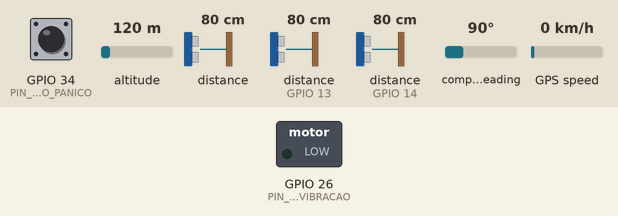
Recording of a sketch running on a simulated ESP32. Shown: switched loads named in the sketch (green lamp = pin HIGH). Wiring (inferred from the names in the program): 2 × ultrasonic range finder: trigger GPIO 12, echo GPIO 13 / trigger GPIO 27, echo GPIO 14. Dashed ring = blinking. Inputs (shaded band) come from the test bench; at power-on: distance to the obstacle 80 cm, distance to the obstacle (sensors on GPIO 13, GPIO 14) 80 cm, GPIO 34 (PIN_BOTAO_PANICO) LOW, altitude 120 m, compass heading 90°, GPS speed 0 km/h. The echo pulse lasts 58.3 µs per cm; the GPS gets a fix after 3 s at 37.7749, -122.4194 with 8 satellites; nothing arrives over Bluetooth unless stated; pins used as bus, display or sensor lines are not drawn; what the sketch prints to the serial monitor is not drawn.

Above: at 1.6 s.
1.7 s: distance to the obstacle (sensor 0) set to 62 cm
3.2 s: distance to the obstacle (sensor 0) set to 56 cm
At 3.28 s:
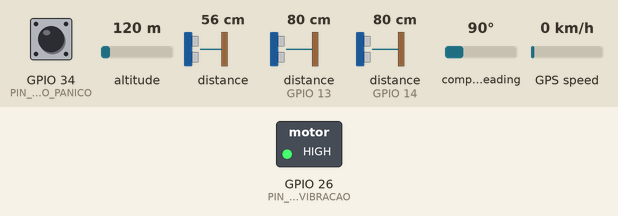
6.7 s: distance to the obstacle (sensor 0) set to 6 cm
10.2 s: distance to the obstacle (sensor 0) set to 3 cm
At 10.5 s:
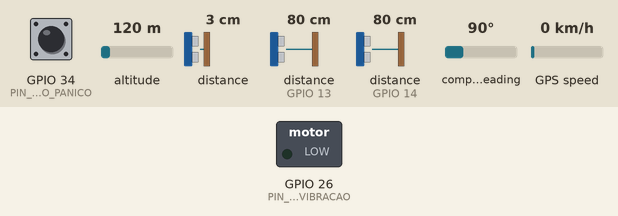
11.7 s: distance to the obstacle (sensor on GPIO 13) set to 27 cm
13.2 s: distance to the obstacle (sensor on GPIO 13) set to 23 cm
At 14.0 s:
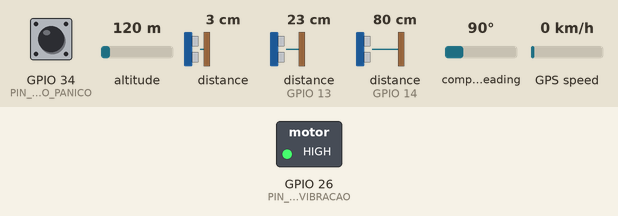
Timing chart, 0 to 15.7 s (numbered marks = the images above; inputs shaded):
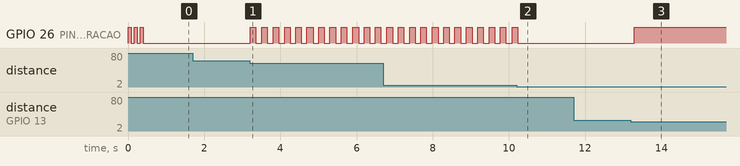

The sketch:

pathfinder.ino
```cpp
/* * PROJETO BYTESIGHT - DISPOSITIVO HÁPTICO DE ASSISTÊNCIA (VERSÃO MANOPLA)
 * * Descrição:
 * Este firmware controla um dispositivo vestível baseado no microcontrolador ESP32,
 * destinado a auxiliar na navegação espacial de pessoas com deficiência visual.
 * O sistema integra sensores de distância (Laser e Ultrassom) para detecção de obstáculos
 * e um módulo GPS para geolocalização em situações de emergência.
 * * Hardware:
 * - Microcontrolador: ESP32 DevKit V1
 * - Sensor Frontal: VL53L0X (Time-of-Flight)
 * - Sensores Laterais: HC-SR04 (Ultrassônico)
 * - Atuador: Motor de Vibração DC (via Transistor)
 * - Interface: Botão Tátil e Módulo GPS NEO-6M
 * * Autor: João Paulo Pollesi Santana
 * Data: Fevereiro de 2026
 */

// ==========================================
// 1. INCLUSÃO DE BIBLIOTECAS
// ==========================================

// Wire.h: Responsável pela comunicação I2C (Inter-Integrated Circuit),
// necessária para o sensor a laser VL53L0X.
#include <Wire.h>

// Adafruit_VL53L0X.h: Driver de alto nível para controle do sensor VL53L0X.
// Abstrai a complexidade dos registros I2C do sensor.
#include <Adafruit_VL53L0X.h>

// TinyGPS++.h: Biblioteca para análise (parsing) de sentenças NMEA
// enviadas pelo módulo GPS, facilitando a extração de latitude e longitude.
#include <TinyGPS++.h>

// BluetoothSerial.h: Implementa a pilha Bluetooth Classic (SPP - Serial Port Profile)
// no ESP32, permitindo comunicação serial sem fio com smartphones.
#include "BluetoothSerial.h"

// ==========================================
// 2. DEFINIÇÃO DE HARDWARE E PINAGEM
// ==========================================

// Sensores Ultrassônicos (Detecção Lateral)
// O Trigger envia o pulso e o Echo recebe o retorno.
// Nota: O pino Echo requer um divisor de tensão (5V -> 3.3V) para proteção do ESP32.
#define PIN_TRIG_ESQ 12
#define PIN_ECHO_ESQ 13

#define PIN_TRIG_DIR 27
#define PIN_ECHO_DIR 14

// Atuadores e Interface
#define PIN_MOTOR_VIBRACAO 26 // Controlado via transistor (NPN)
#define PIN_BOTAO_PANICO 34   // Configurado como Input (Pull-down externo recomendado)

// Sensor Laser VL53L0X (Detecção Frontal)
// Pinos definidos para o barramento I2C secundário ou remapeado.
#define I2C_SDA_PIN 33
#define I2C_SCL_PIN 25

// Módulo GPS (Comunicação Serial UART)
// RX do ESP conecta ao TX do GPS e vice-versa.
#define PIN_GPS_RX 35
#define PIN_GPS_TX 32

// ==========================================
// 3. CONSTANTES E PARÂMETROS DE OPERAÇÃO
// ==========================================

// Limiares de Detecção (Thresholds)
// Define a distância máxima para considerar um obstáculo como perigoso.

// Distância frontal (em milímetros): 600mm = 0.6 metros.
// Valor calibrado para detecção ao alcance do braço estendido.
const int LIMIAR_FRONTAL_MM = 600;

// Distância lateral (em centímetros): 25cm.
// Valor calibrado para proteção corporal em passagens estreitas.
const int LIMIAR_LATERAL_CM = 25;

// Filtro de Ruído Mínimo (em centímetros): 4cm.
// Leituras abaixo deste valor são descartadas para evitar falsos positivos
// causados por interferência mecânica (fios) ou ruído do sensor.
const int DISTANCIA_MINIMA_FILTRO_CM = 4;

// Parâmetros de Tempo e Física
// Velocidade do som no ar (ao nível do mar, ~20°C) em cm/us.
// Utilizado para cálculo de distância do sensor ultrassônico.
const float VELOCIDADE_SOM = 0.034;

// Intervalo de vibração pulsante (em milissegundos).
// Controla a frequência do feedback háptico para alertas frontais.
const unsigned long INTERVALO_VIBRACAO_MS = 100;

// ==========================================
// 4. INSTÂNCIA DE OBJETOS GLOBAIS
// ==========================================

Adafruit_VL53L0X sensorLaser = Adafruit_VL53L0X();
TinyGPSPlus gpsParser;
HardwareSerial gpsSerialPort(2); // Utiliza a UART2 do ESP32
BluetoothSerial interfaceBluetooth;

// Variáveis de Controle de Estado
unsigned long ultimoTempoVibracao = 0; // Timestamp para controle não-bloqueante (millis)
bool estadoMotorAtivo = false;         // Estado atual do motor (Ligado/Desligado)
bool estadoBotaoAnterior = false;      // Para detecção de borda de subida (debounce simples)

// ==========================================
// 5. CONFIGURAÇÃO INICIAL (SETUP)
// ==========================================
void setup() {
  // Inicialização da Serial de Depuração (USB)
  // Baud rate de 115200 bps para comunicação rápida.
  Serial.begin(115200);

  // Inicialização do Bluetooth
  // O dispositivo será visível como "ByteSight_Manopla".
  interfaceBluetooth.begin("ByteSight_Manopla");
  Serial.println("--- SISTEMA INICIADO: MODO OPERACIONAL ---");

  // Inicialização da Serial do GPS
  // Baud rate de 9600 bps é o padrão para módulos NMEA (como o NEO-6M).
  gpsSerialPort.begin(9600, SERIAL_8N1, PIN_GPS_RX, PIN_GPS_TX);

  // Configuração dos Pinos de I/O
  pinMode(PIN_TRIG_ESQ, OUTPUT); pinMode(PIN_ECHO_ESQ, INPUT);
  pinMode(PIN_TRIG_DIR, OUTPUT); pinMode(PIN_ECHO_DIR, INPUT);
  pinMode(PIN_MOTOR_VIBRACAO, OUTPUT);
  pinMode(PIN_BOTAO_PANICO, INPUT);

  // Sequência de Teste de Hardware (Feedback Tátil)
  // Vibra o motor 3 vezes rapidamente para confirmar a inicialização ao usuário.
  for(int i = 0; i < 3; i++) {
    digitalWrite(PIN_MOTOR_VIBRACAO, HIGH); delay(80);
    digitalWrite(PIN_MOTOR_VIBRACAO, LOW);  delay(80);
  }

  // Inicialização do Sensor Laser (I2C)
  Wire.begin(I2C_SDA_PIN, I2C_SCL_PIN);
  if (!sensorLaser.begin()) {
    Serial.println(F("ERRO CRÍTICO: Sensor Laser não detectado. Verifique conexões I2C."));
  } else {
    Serial.println(F("Status: Sensor Laser Online."));
  }
}

// ==========================================
// 6. LOOP PRINCIPAL
// ==========================================
void loop() {
  // --- ETAPA A: AQUISIÇÃO DE DADOS ---

  // Leitura dos Sensores Ultrassônicos (Laterais)
  int distanciaEsq = medirDistanciaUltrassom(PIN_TRIG_ESQ, PIN_ECHO_ESQ);
  delay(10); // Pequeno atraso para evitar interferência acústica entre sensores
  int distanciaDir = medirDistanciaUltrassom(PIN_TRIG_DIR, PIN_ECHO_DIR);

  // Leitura do Sensor Laser (Frontal)
  VL53L0X_RangingMeasurementData_t dadosLaser;
  sensorLaser.rangingTest(&dadosLaser, false); // false = modo sem debug detalhado

  int distanciaFrente = 9999; // Valor inicial "infinito" (fora de alcance)

  // Verifica se a leitura é válida (Status 4 indica 'Out of Range' ou erro)
  if (dadosLaser.RangeStatus != 4) {
    distanciaFrente = dadosLaser.RangeMilliMeter;
  }

  // --- ETAPA B: PROCESSAMENTO E LÓGICA DE DECISÃO ---

  // Detecção de Obstáculo Frontal
  // Critério: Distância deve ser menor que o limiar máximo E maior que o filtro mínimo (em mm).
  bool obstaculoDetectadoFrente = (distanciaFrente > (DISTANCIA_MINIMA_FILTRO_CM * 10) &&
                                   distanciaFrente < LIMIAR_FRONTAL_MM);

  // Detecção de Obstáculo Lateral
  // Critério: Distância válida em qualquer um dos lados (Esquerda OU Direita).
  bool obstaculoDetectadoLados = (distanciaEsq > DISTANCIA_MINIMA_FILTRO_CM && distanciaEsq < LIMIAR_LATERAL_CM) ||
                                 (distanciaDir > DISTANCIA_MINIMA_FILTRO_CM && distanciaDir < LIMIAR_LATERAL_CM);


  // --- ETAPA C: CONTROLE DO ATUADOR (FEEDBACK HÁPTICO) ---

  if (obstaculoDetectadoFrente) {
    // Cenário: Obstrução Frontal
    // Ação: Vibração Pulsante (Alerta de Alta Prioridade).
    // Utiliza a função millis() para não bloquear o processador.
    unsigned long tempoAtual = millis();
    if (tempoAtual - ultimoTempoVibracao >= INTERVALO_VIBRACAO_MS) {
      ultimoTempoVibracao = tempoAtual;
      estadoMotorAtivo = !estadoMotorAtivo; // Alterna estado (ON/OFF)
      digitalWrite(PIN_MOTOR_VIBRACAO, estadoMotorAtivo);
    }
  }
  else if (obstaculoDetectadoLados) {
    // Cenário: Obstrução Lateral
    // Ação: Vibração Contínua (Alerta de Proximidade Periférica).
    digitalWrite(PIN_MOTOR_VIBRACAO, HIGH);
  }
  else {
    // Cenário: Caminho Livre
    // Ação: Desligar motor.
    digitalWrite(PIN_MOTOR_VIBRACAO, LOW);
  }

  // --- ETAPA D: SISTEMA DE EMERGÊNCIA (GPS E BOTÃO) ---

  // Processamento contínuo dos dados do GPS
  while (gpsSerialPort.available() > 0) {
    gpsParser.encode(gpsSerialPort.read());
  }

  // Leitura do Botão de Pânico
  bool estadoBotaoAtual = digitalRead(PIN_BOTAO_PANICO);

  // Detecção de Borda de Subida (Pressionamento)
  if (estadoBotaoAtual == HIGH && estadoBotaoAnterior == LOW) {
    executarProtocoloEmergencia();
    delay(200); // Debounce simples via software
  }
  estadoBotaoAnterior = estadoBotaoAtual;

  delay(20); // Ciclo de estabilização do loop
}

// ==========================================
// 7. FUNÇÕES AUXILIARES
// ==========================================

/**
 * Função: executarProtocoloEmergencia
 * Descrição: Compila as coordenadas atuais do GPS e envia um link formatado
 * via Bluetooth para o dispositivo pareado. Fornece feedback tátil de envio.
 */
void executarProtocoloEmergencia() {
  // Feedback tátil curto: Confirmação de acionamento
  digitalWrite(PIN_MOTOR_VIBRACAO, HIGH); delay(200); digitalWrite(PIN_MOTOR_VIBRACAO, LOW);

  if (gpsParser.location.isValid()) {
    // Formatação do Link Google Maps
    String linkMapa = "http://maps.google.com/?q=";
    linkMapa += String(gpsParser.location.lat(), 6); // Precisão de 6 casas decimais
    linkMapa += ",";
    linkMapa += String(gpsParser.location.lng(), 6);

    interfaceBluetooth.println("\n--- ALERTA DE LOCALIZAÇÃO ---");
    interfaceBluetooth.println(linkMapa);
    interfaceBluetooth.println("-----------------------------\n");
  } else {
    // Caso o GPS ainda não tenha fixado satélites (Cold Start)
    interfaceBluetooth.println("\n[SISTEMA] Botão acionado. Aguardando fixação de satélites GPS...\n");
  }
}

/**
 * Função: medirDistanciaUltrassom
 * Parâmetros: trigPin (Pino de Gatilho), echoPin (Pino de Leitura)
 * Retorno: Distância medida em centímetros (int)
 * Descrição: Envia um pulso ultrassônico de 10us e mede o tempo de retorno.
 */
int medirDistanciaUltrassom(int trigPin, int echoPin) {
  // Garante que o trigger está baixo
  digitalWrite(trigPin, LOW); delayMicroseconds(2);

  // Envia pulso de 10 microssegundos
  digitalWrite(trigPin, HIGH); delayMicroseconds(10);
  digitalWrite(trigPin, LOW);

  // Mede a duração do pulso em nível ALTO no pino Echo
  // Timeout de 30ms (suficiente para ~5 metros)
  long duracao = pulseIn(echoPin, HIGH, 30000);

  // Se houver timeout (duracao 0), retorna valor alto para indicar "sem obstáculo"
  if (duracao == 0) return 999;

  // Cálculo: Distância = (Tempo * Velocidade do Som) / 2 (Ida e Volta)
  return duracao * VELOCIDADE_SOM / 2;
}
```

Measured:
- the behaviour switches between 60 and 59 cm on distance to the obstacle (sensor 0) (found by bisection; images 0 and 1)
- the behaviour switches between 5 and 4 cm on distance to the obstacle (sensor 0) (found by bisection; images 1 and 2)
- the behaviour switches between 26 and 25 cm on distance to the obstacle (sensor on GPIO 13) (found by bisection; images 2 and 3)
- after the input at 1.7 s, every drawn part: stays the same
- after the input at 3.2 s, GPIO 26 (PIN_MOTOR_VIBRACAO): alternates HIGH for 0.15 s and LOW for 0.15 s, starting at once
- after the input at 10.2 s, GPIO 26 (PIN_MOTOR_VIBRACAO): goes on until 10.2 s, then stays LOW
- after the input at 11.7 s, every drawn part: stays the same
- after the input at 13.2 s, GPIO 26 (PIN_MOTOR_VIBRACAO): LOW → HIGH after 0.10 s
